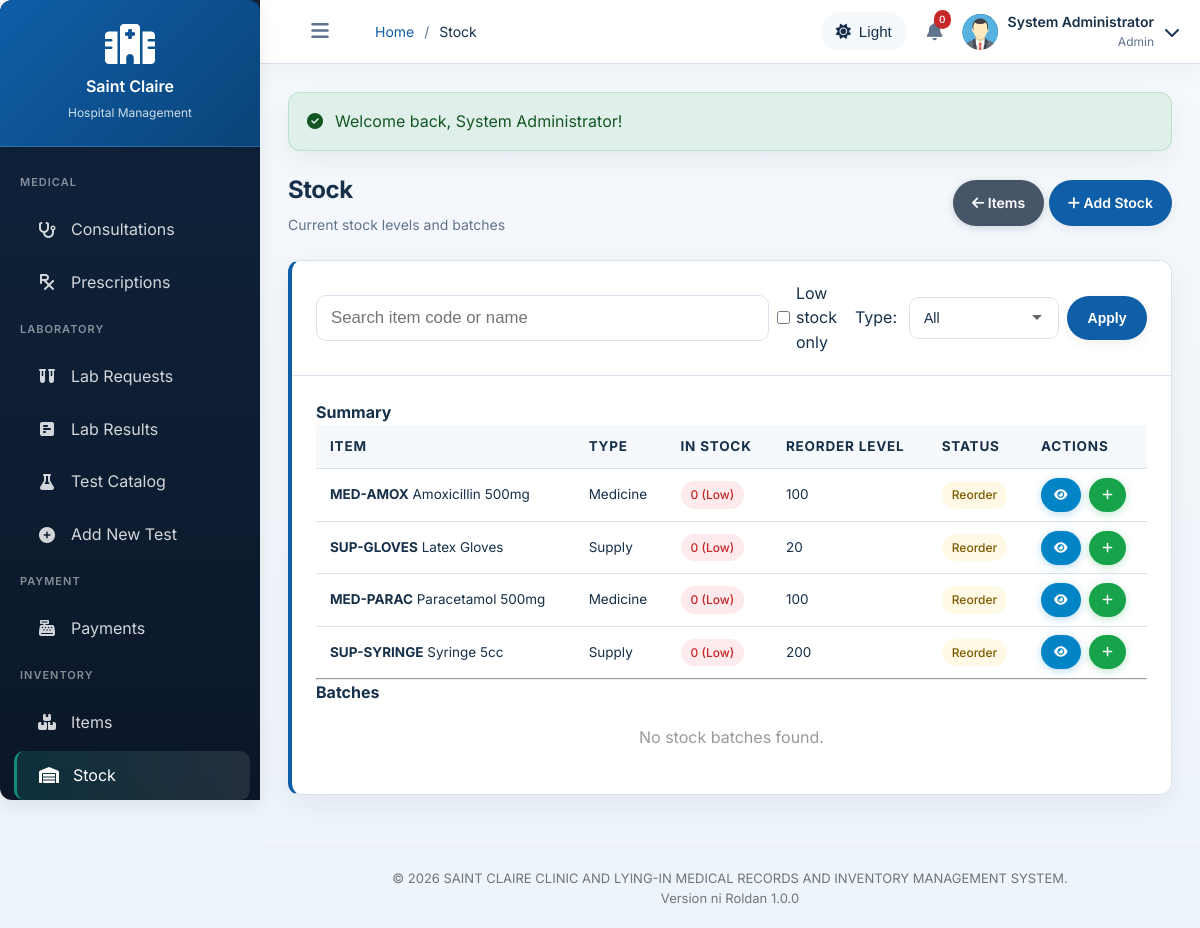
The page /modules/inventory/stock.php (signed in) on the database its author committed.
### tables this page shows
CREATE TABLE inventory_items (
    id INT AUTO_INCREMENT PRIMARY KEY,
    item_code VARCHAR(20) UNIQUE NOT NULL,
    item_name VARCHAR(100) NOT NULL,
    category_id INT,
    description TEXT,
    unit_of_measure VARCHAR(20),
    reorder_level INT DEFAULT 10,
    reorder_quantity INT DEFAULT 50,
    unit_cost DECIMAL(10,2),
    selling_price DECIMAL(10,2),
    supplier_id INT,
    status ENUM('active', 'inactive', 'discontinued') DEFAULT 'active',
    item_type VARCHAR(32) DEFAULT 'Medicine',
    created_at TIMESTAMP DEFAULT CURRENT_TIMESTAMP,
    FOREIGN KEY (category_id) REFERENCES inventory_categories(id),
    FOREIGN KEY (supplier_id) REFERENCES suppliers(id)
);

### modules/inventory/stock.php (the view, shortened to what this page needs)
<?php
$conn = getDBConnection();
$q = isset($_GET['q']) ? sanitize($_GET['q']) : '';
$lowOnly = isset($_GET['low']) ? true : false;
$typeFilter = isset($_GET['type']) ? sanitize($_GET['type']) : 'All';
$summarySql = "
    SELECT i.id, i.item_code, i.item_name, i.reorder_level, i.item_type, COALESCE(SUM(s.quantity_in_stock - s.quantity_reserved),0) as total_stock
    FROM inventory_items i
    LEFT JOIN inventory_stock s ON i.id = s.item_id
    WHERE i.status = 'active'
";
$expiryCond = '';
$summarySql .= $expiryCond . " GROUP BY i.id ORDER BY i.item_name ASC";
$summaryRes = $conn->query($summarySql);
$batchSql = "
    SELECT s.*, i.item_code, i.item_name, i.item_type
    FROM inventory_stock s
    JOIN inventory_items i ON s.item_id = i.id
    WHERE i.status = 'active'
";
$batchSql .= $expiryCond . " ORDER BY i.item_name ASC, s.expiry_date ASC";
$batchRes = $conn->query($batchSql);
include __DIR__ . '/../../includes/header.php';
?>
<div class="page-header">
    <div>
        <h1 class="page-title">Stock</h1>
        <p class="page-subtitle">Current stock levels and batches</p>
    </div>
    <div>
        <a href="items.php" class="btn btn-secondary"><i class="fas fa-arrow-left"></i> Items</a>
        <a href="stock-add.php" class="btn btn-primary"><i class="fas fa-plus"></i> Add Stock</a>
    </div>
</div>
<div class="card">
    <div class="card-header">
        <form method="GET" style="display:flex; gap:8px; align-items:center; width:100%;">
            <input type="text" name="q" class="form-control" placeholder="Search item code or name" value="<?php echo htmlspecialchars($q); ?>">
            <label style="display:flex; align-items:center; gap:6px;"><input type="checkbox" name="low" <?php echo $lowOnly ? 'checked' : ''; ?>> Low stock only</label>
            <label style="display:flex; align-items:center; gap:6px;">
                Type:
                <select name="type" class="form-control" style="width:150px; margin-left:6px;">
                    <option value="All" <?php echo $typeFilter=='All' ? 'selected' : ''; ?>>All</option>
                </select>
            </label>
            <button class="btn btn-primary">Apply</button>
        </form>
    </div>
    <div class="card-body">
        <h4>Summary</h4>
        <?php if ($summaryRes && $summaryRes->num_rows > 0): ?>
        <div class="table-container">
            <table class="table">
                <thead>
                    <tr>
                        <th>Item</th>
                        <th>Type</th>
                        <th>In Stock</th>
                        <th>Reorder Level</th>
                        <th>Status</th>
                        <th>Actions</th>
                    </tr>
                </thead>
                <tbody>
                    <?php while ($row = $summaryRes->fetch_assoc()):
                        $isLow = $row['total_stock'] <= $row['reorder_level'];
                    ?>
                    <tr>
                        <td><strong><?php echo htmlspecialchars($row['item_code']); ?></strong> <?php echo htmlspecialchars($row['item_name']); ?></td>
                        <td><?php echo htmlspecialchars($row['item_type'] ?? 'Medicine'); ?></td>
                        <td><?php echo $isLow ? '<span class="badge badge-danger">'.$row['total_stock'].' (Low)</span>' : '<span class="badge badge-success">'.$row['total_stock'].'</span>'; ?></td>
                        <td><?php echo (int)$row['reorder_level']; ?></td>
                        <td><?php echo $isLow ? '<span class="badge badge-warning">Reorder</span>' : '<span class="badge badge-success">OK</span>'; ?></td>
                        <td class="table-actions">
                            <a href="item-view.php?id=<?php echo $row['id']; ?>" class="btn btn-sm btn-info"><i class="fas fa-eye"></i></a>
                            <a href="stock-add.php?item_id=<?php echo $row['id']; ?>" class="btn btn-sm btn-success"><i class="fas fa-plus"></i></a>
                        </td>
                    </tr>
                    <?php endwhile; ?>
                </tbody>
            </table>
        </div>
        <?php else: ?>
            <div style="padding:20px; text-align:center; color:#999;">No items found.</div>
        <?php endif; ?>
        <hr>
        <h4>Batches</h4>
        <?php if ($batchRes && $batchRes->num_rows > 0): ?>
        <div class="table-container">
            <table class="table">
                <thead>
                    <tr>
                        <th>Item</th>
                        <th>Batch</th>
                        <th>Expiry</th>
                        <th>Quantity</th>
                        <th>Location</th>
                        <th>Last Movement</th>
                        <th>Actions</th>
                    </tr>
                </thead>
                <tbody>
                    <?php while ($b = $batchRes->fetch_assoc()): ?>
                    <tr>
                        <td><?php echo htmlspecialchars($b['item_code'].' — '.$b['item_name']); ?></td>
                        <td><?php echo htmlspecialchars($b['batch_number'] ?: '—'); ?></td>
                        <td><?php echo $b['expiry_date'] ? date('M d, Y', strtotime($b['expiry_date'])) : '—'; ?></td>
                        <td><?php echo (int)$b['quantity_in_stock']; ?></td>
                        <td><?php echo htmlspecialchars($b['location'] ?: '—'); ?></td>
                        <td><?php echo $b['last_movement_date'] ? date('M d, Y', strtotime($b['last_movement_date'])) : '—'; ?></td>
                        <td class="table-actions">
                            <a href="stock-add.php?item_id=<?php echo $b['item_id']; ?>&batch=<?php echo urlencode($b['batch_number']); ?>" class="btn btn-sm btn-success" title="Adjust"><i class="fas fa-edit"></i></a>
                        </td>
                    </tr>
                    <?php endwhile; ?>
                </tbody>
            </table>
        </div>
        <?php else: ?>
            <div style="padding:20px; text-align:center; color:#999;">No stock batches found.</div>
        <?php endif; ?>
    </div>
</div>
<?php include __DIR__ . '/../../includes/footer.php'; ?>

### rows shown on the page
inventory_items: item_code "MED-AMOX", item_name "Amoxicillin 500mg", item_type "Medicine", total_stock "0", reorder_level "100", shows "Reorder"
inventory_items: item_code "SUP-GLOVES", item_name "Latex Gloves", item_type "Supply", total_stock "0", reorder_level "20", shows "Reorder"
inventory_items: item_code "MED-PARAC", item_name "Paracetamol 500mg", item_type "Medicine", total_stock "0", reorder_level "100", shows "Reorder"
inventory_items: item_code "SUP-SYRINGE", item_name "Syringe 5cc", item_type "Supply", total_stock "0", reorder_level "200", shows "Reorder"

### other values the page prints
$pageTitle "Stock"
$notificationCount "0"
$_SESSION['user_name'] "System Administrator"
getActiveRole() "Admin"
$flash['message'] "Welcome back, System Administrator!"
APP_VERSION "1.0.0"
